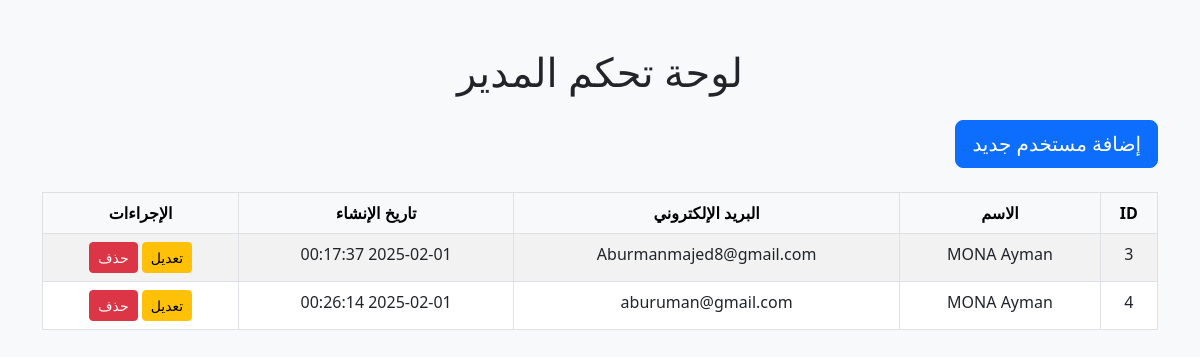
The app's page /majd/admin_dashboard.php (signed in) with its own data.
### tables this page shows
CREATE TABLE `users` (
  `id` int(11) NOT NULL,
  `email` varchar(255) NOT NULL,
  `password` varchar(255) NOT NULL,
  `role` varchar(50) NOT NULL,
  `first_name` varchar(50) NOT NULL,
  `middle_name` varchar(50) DEFAULT NULL,
  `last_name` varchar(50) NOT NULL,
  `family_name` varchar(50) DEFAULT NULL,
  `created_at` datetime DEFAULT current_timestamp(),
  `mobile` varchar(20) NOT NULL
);

### majd/admin_dashboard.php (the view, shortened to what this page needs)
<?php
include('database.php');
$sql = "SELECT id, first_name, last_name, email, created_at FROM users";
$result = $conn->query($sql);
$users = [];
if ($result->num_rows > 0) {
    while ($row = $result->fetch_assoc()) {
        $users[] = $row;
    }
}
?>
<!DOCTYPE html>
<html lang="ar">
<head>
    <link href="https://cdn.jsdelivr.net/npm/bootstrap@5.3.0-alpha1/dist/css/bootstrap.min.css" rel="stylesheet">
</head>
<body class="bg-light" style="direction: rtl;">
    <div class="container mt-5">
        <h1 class="text-center mb-4">لوحة تحكم المدير</h1>
        <div class="mb-4 text-end">
            <button id="addUserBtn" class="btn btn-primary btn-lg" data-bs-toggle="modal" data-bs-target="#userModal">
                إضافة مستخدم جديد
            </button>
        </div>
        <div class="table-responsive">
            <table class="table table-bordered table-striped">
                <thead class="table-light">
                    <tr>
                        <th class="text-center">ID</th>
                        <th class="text-center">الاسم</th>
                        <th class="text-center">البريد الإلكتروني</th>
                        <th class="text-center">تاريخ الإنشاء</th>
                        <th class="text-center">الإجراءات</th>
                    </tr>
                </thead>
                <tbody>
                    <?php foreach ($users as $user): ?>
                        <tr>
                            <td class="text-center"><?php echo $user['id']; ?></td>
                            <td class="text-center"><?php echo $user['first_name'] . ' ' . $user['last_name']; ?></td>
                            <td class="text-center"><?php echo $user['email']; ?></td>
                            <td class="text-center"><?php echo $user['created_at']; ?></td>
                            <td class="text-center">
                                <button onclick="editUser(<?php echo $user['id']; ?>)" class="btn btn-warning btn-sm">تعديل</button>
                                <button onclick="deleteUser(<?php echo $user['id']; ?>)" class="btn btn-danger btn-sm">حذف</button>
                            </td>
                        </tr>
                    <?php endforeach; ?>
                </tbody>
            </table>
        </div>
    </div>
</body>
</html>

### records on screen
users: id "3", first_name "MONA", last_name "Ayman", email "Aburmanmajed8@gmail.com", created_at "2025-02-01 00:17:37"
users: id "4", first_name "MONA", last_name "Ayman", email "aburuman@gmail.com", created_at "2025-02-01 00:26:14"
